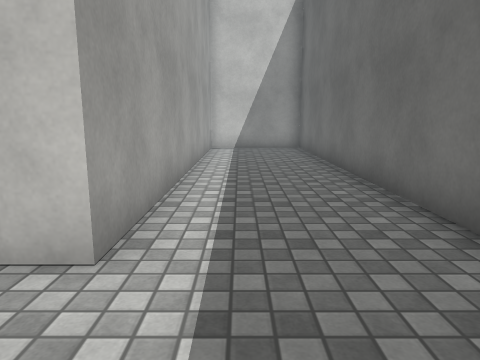
[1] (above)

12 first-person views from a walk through a scene from a Unity 3-D project. The camera is 1.2 m above the floor, tilts 10° down and sees 70° across. The floor is counted in squares, 1 m on a side. Each view is taken from the middle of a square. On the plan, view 1 faces up. The plan holds only what a view shows up to about 14 squares ahead; the rest is blank. The place goes on beyond the plan. Some animated figures are not drawn. Some surface patterns are stand-ins.

[2]
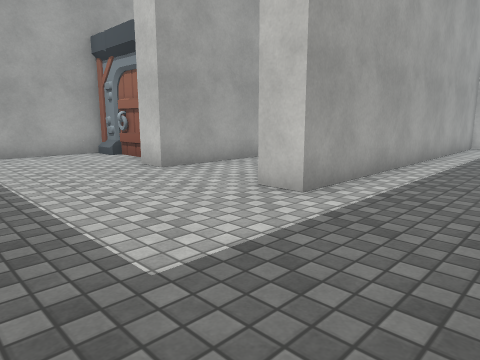

[3]
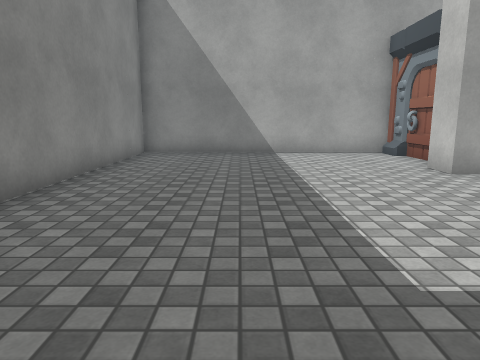

[4]
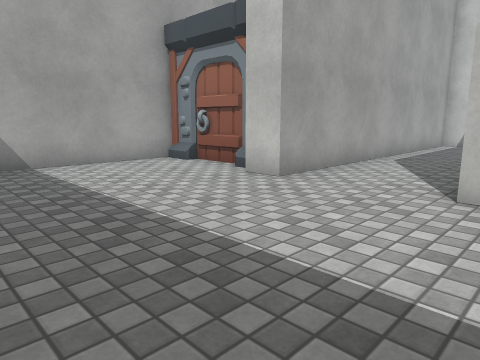

[5]
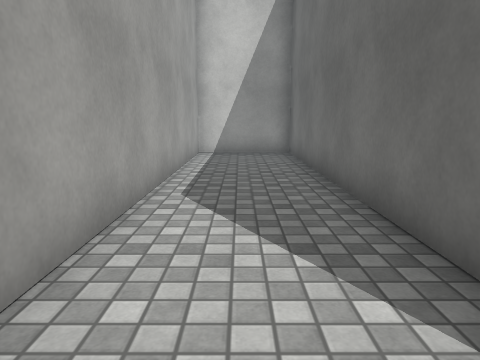

[6]
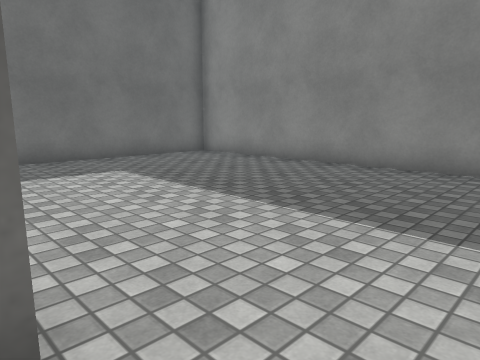

[7]
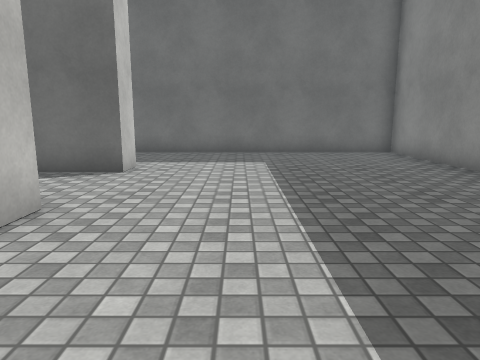

[8]
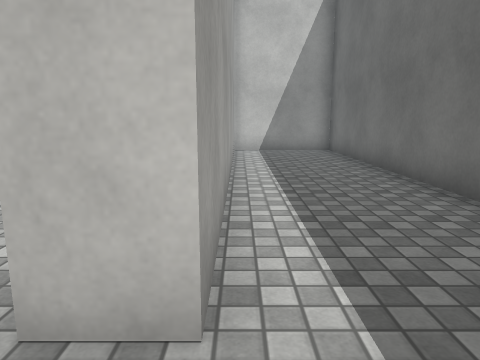

[9]
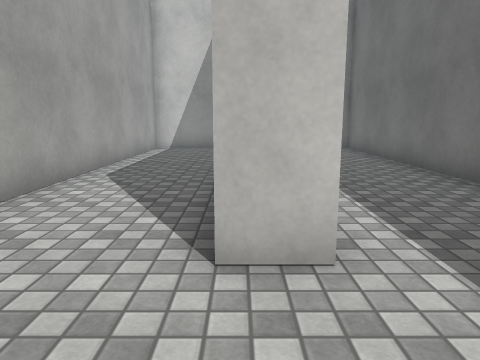

[10]
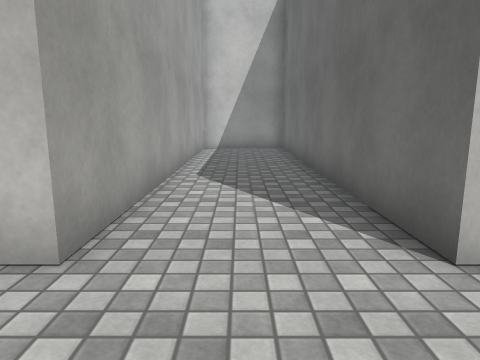

[11]
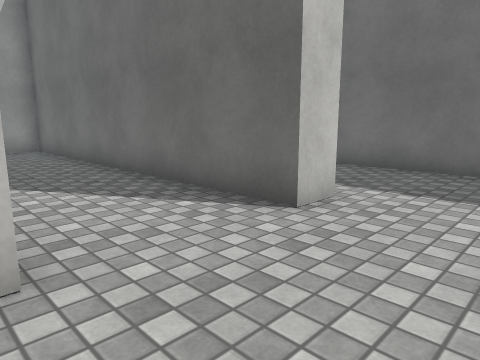

[12]
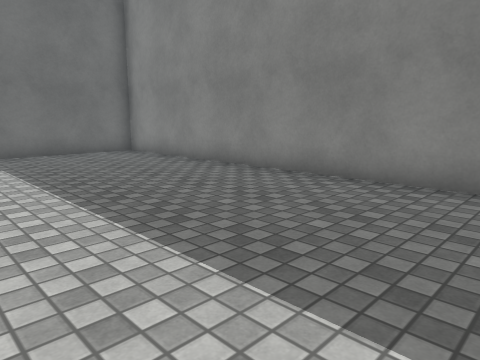

### Floor plan
Points are (right, up) in squares from view 1. A wall is a line through its corners. A room is listed if a view was taken in it or the views show most of it. See-through windows are left out.
Room 1 (views 1, 2, 3, 4, 5, 7, 8, 9, 10, 11, 12)
walls: (-9.5, 3.4) (-10.5, 3.4); (-10.5, 2.4) (-10.5, -5.5) (2.5, -5.5) (2.5, 14.5) (-1.2, 14.5) (-1.2, 2.7) (-2.2, 2.7) (-2.2, 14.5) (-5.5, 14.5) (-5.5, 2.7) (-6.5, 2.7)
low walls: (-9.5, 3.2) (-10.4, 3.2)
ways out: opening at (-8.5, 3.5) to room 2
Room 2 (view 6)
walls: (-7.1, 3.4) (-9.5, 3.4); (-10.5, 3.4) (-10.5, 2.4)
ways out: opening at (-8.5, 3.5) to room 1

Where each view was taken, in squares from view 1:
view 1: 0 up, 0 right, facing up
view 2: 2 down, 2 right, facing up-left
view 3: 2 down, 2 right, facing left
view 4: 3 down, 1 left, facing up-left
view 5: 2 up, 4 left, facing up
view 6: 3 up, 8 left, facing down-right
view 7: 0 up, 10 left, facing right
view 8: 1 up, 1 left, facing up
view 9: 0 up, 2 left, facing up
view 10: 0 up, 4 left, facing up
view 11: 0 up, 6 left, facing up-right
view 12: 1 up, 10 left, facing down-right
